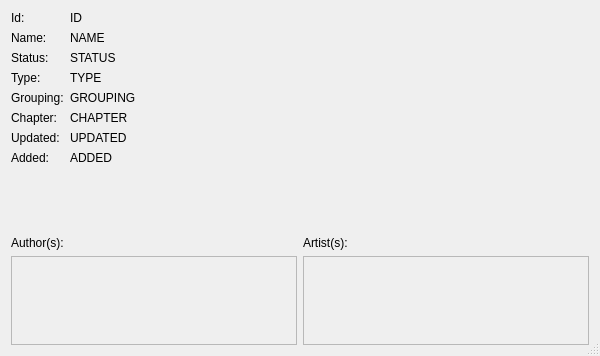
<?xml version="1.0" encoding="UTF-8"?>
<ui version="4.0">
 <class>WorkDialog</class>
 <widget class="QDialog" name="WorkDialog">
  <property name="geometry">
   <rect>
    <x>0</x>
    <y>0</y>
    <width>600</width>
    <height>356</height>
   </rect>
  </property>
  <property name="sizePolicy">
   <sizepolicy hsizetype="Preferred" vsizetype="Preferred">
    <horstretch>0</horstretch>
    <verstretch>0</verstretch>
   </sizepolicy>
  </property>
  <property name="windowTitle">
   <string>Dialog</string>
  </property>
  <property name="sizeGripEnabled">
   <bool>true</bool>
  </property>
  <layout class="QVBoxLayout" name="verticalLayout" stretch="2,1">
   <item>
    <layout class="QFormLayout" name="formLayout">
     <item row="1" column="0">
      <widget class="QLabel" name="label_3">
       <property name="text">
        <string>Name:</string>
       </property>
      </widget>
     </item>
     <item row="1" column="1">
      <widget class="QLabel" name="nameLabel">
       <property name="text">
        <string>NAME</string>
       </property>
       <property name="textInteractionFlags">
        <set>Qt::LinksAccessibleByMouse|Qt::TextSelectableByMouse</set>
       </property>
      </widget>
     </item>
     <item row="0" column="0">
      <widget class="QLabel" name="label_5">
       <property name="text">
        <string>Id:</string>
       </property>
      </widget>
     </item>
     <item row="0" column="1">
      <widget class="QLabel" name="idLabel">
       <property name="text">
        <string>ID</string>
       </property>
       <property name="textInteractionFlags">
        <set>Qt::LinksAccessibleByMouse|Qt::TextSelectableByMouse</set>
       </property>
      </widget>
     </item>
     <item row="2" column="0">
      <widget class="QLabel" name="label_7">
       <property name="text">
        <string>Status:</string>
       </property>
      </widget>
     </item>
     <item row="2" column="1">
      <widget class="QLabel" name="statusLabel">
       <property name="text">
        <string>STATUS</string>
       </property>
       <property name="textInteractionFlags">
        <set>Qt::LinksAccessibleByMouse|Qt::TextSelectableByMouse</set>
       </property>
      </widget>
     </item>
     <item row="3" column="0">
      <widget class="QLabel" name="label_9">
       <property name="text">
        <string>Type:</string>
       </property>
      </widget>
     </item>
     <item row="3" column="1">
      <widget class="QLabel" name="typeLabel">
       <property name="text">
        <string>TYPE</string>
       </property>
       <property name="textInteractionFlags">
        <set>Qt::LinksAccessibleByMouse|Qt::TextSelectableByMouse</set>
       </property>
      </widget>
     </item>
     <item row="4" column="0">
      <widget class="QLabel" name="label_11">
       <property name="text">
        <string>Grouping:</string>
       </property>
      </widget>
     </item>
     <item row="4" column="1">
      <widget class="QLabel" name="groupingLabel">
       <property name="text">
        <string>GROUPING</string>
       </property>
       <property name="textInteractionFlags">
        <set>Qt::LinksAccessibleByMouse|Qt::TextSelectableByMouse</set>
       </property>
      </widget>
     </item>
     <item row="5" column="0">
      <widget class="QLabel" name="label_13">
       <property name="text">
        <string>Chapter:</string>
       </property>
      </widget>
     </item>
     <item row="5" column="1">
      <widget class="QLabel" name="chapterLabel">
       <property name="text">
        <string>CHAPTER</string>
       </property>
       <property name="textInteractionFlags">
        <set>Qt::LinksAccessibleByMouse|Qt::TextSelectableByMouse</set>
       </property>
      </widget>
     </item>
     <item row="6" column="0">
      <widget class="QLabel" name="label_15">
       <property name="text">
        <string>Updated:</string>
       </property>
      </widget>
     </item>
     <item row="6" column="1">
      <widget class="QLabel" name="updated_label">
       <property name="text">
        <string>UPDATED</string>
       </property>
       <property name="textInteractionFlags">
        <set>Qt::LinksAccessibleByMouse|Qt::TextSelectableByMouse</set>
       </property>
      </widget>
     </item>
     <item row="7" column="0">
      <widget class="QLabel" name="label_17">
       <property name="text">
        <string>Added:</string>
       </property>
      </widget>
     </item>
     <item row="7" column="1">
      <widget class="QLabel" name="addedLabel">
       <property name="text">
        <string>ADDED</string>
       </property>
       <property name="textInteractionFlags">
        <set>Qt::LinksAccessibleByMouse|Qt::TextSelectableByMouse</set>
       </property>
      </widget>
     </item>
    </layout>
   </item>
   <item>
    <layout class="QHBoxLayout" name="horizontalLayout">
     <item>
      <layout class="QVBoxLayout" name="verticalLayout_2">
       <item>
        <widget class="QLabel" name="label">
         <property name="text">
          <string>Author(s):</string>
         </property>
        </widget>
       </item>
       <item>
        <widget class="QListWidget" name="authorListWidget">
         <property name="enabled">
          <bool>false</bool>
         </property>
         <property name="sizePolicy">
          <sizepolicy hsizetype="Expanding" vsizetype="Expanding">
           <horstretch>0</horstretch>
           <verstretch>0</verstretch>
          </sizepolicy>
         </property>
         <property name="alternatingRowColors">
          <bool>true</bool>
         </property>
         <property name="selectionMode">
          <enum>QAbstractItemView::NoSelection</enum>
         </property>
        </widget>
       </item>
      </layout>
     </item>
     <item>
      <layout class="QVBoxLayout" name="verticalLayout_3">
       <item>
        <widget class="QLabel" name="label_2">
         <property name="text">
          <string>Artist(s):</string>
         </property>
        </widget>
       </item>
       <item>
        <widget class="QListWidget" name="artistListWidget">
         <property name="enabled">
          <bool>false</bool>
         </property>
         <property name="sizePolicy">
          <sizepolicy hsizetype="Expanding" vsizetype="Expanding">
           <horstretch>0</horstretch>
           <verstretch>0</verstretch>
          </sizepolicy>
         </property>
         <property name="alternatingRowColors">
          <bool>true</bool>
         </property>
         <property name="selectionMode">
          <enum>QAbstractItemView::NoSelection</enum>
         </property>
        </widget>
       </item>
      </layout>
     </item>
    </layout>
   </item>
  </layout>
 </widget>
 <resources/>
 <connections/>
</ui>
